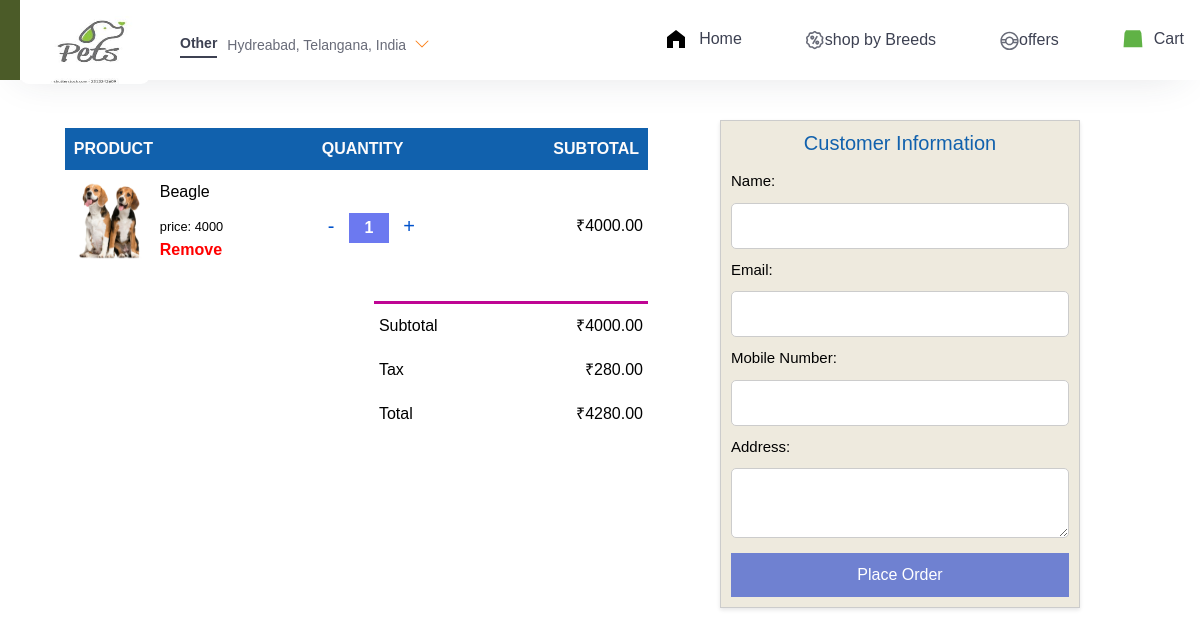
Screenshot of /cart/5 with the database file from the repository.
### bookapp/models.py (models this page shows)
class animalsDB(models.Model):
    animals_image = models.ImageField(upload_to='images', null=True)
    animals_heading = models.CharField(max_length=1000)
    animals_content = models.CharField(max_length=2000)
    animals_price = models.IntegerField(max_length=6)
    animals_isStock = models.BooleanField(default=False)

### bookapp/views.py (the view)
# urls.py: path('cart/<int:id>', views.cart, name='cart'),
def cart(req, id):
    data = animalsDB.objects.get(pk=id)
    return render(req, 'cart.html', {'j':data})

### bookapp/templates/cart.html (shortened to what this page needs)
{% load static %}
<!DOCTYPE html>
<html lang="en">
  <head>
    <link rel="stylesheet" href="https://cdn.jsdelivr.net/npm/bootstrap@4.0.0/dist/css/bootstrap.min.css" />
    <link rel="stylesheet" href="{% static 'css/style.css' %}" />
    <link rel="stylesheet" href="{% static 'css/style1.css' %}" />
    <link rel="stylesheet" href="{% static 'css/animals.css' %}">
  </head>
  <body>
    <header id="cart-section" class="navbar">
      <div class="nav">
        <div class="left">
          <a href="#home" class="logo"><img class="logo_img" src="{% static 'images/logo1.jpeg' %}" alt="" /></a>
          <div class="location-div">
            <span class="other">Other</span>
            <span class="location">Hydreabad, Telangana, India</span>
            <span class="arrow-down">
              <svg xmlns="http://www.w3.org/2000/svg" width="16" height="16" fill="currentColor" class="bi bi-chevron-down" viewBox="0 0 16 16">
                <path fill-rule="evenodd" d="M1.646 4.646a.5.5 0 0 1 .708 0L8 10.293l5.646-5.647a.5.5 0 0 1 .708.708l-6 6a.5.5 0 0 1-.708 0l-6-6a.5.5 0 0 1 0-.708z" />
              </svg>
            </span>
          </div>
        </div>
        <div class="right">
          <ul class="items">
            <li>
              <div class="nav-item">
                <a href="{% url "home" %}">
                  <svg width="24" height="24" viewBox="0 0 24 24">
                    <path d="M3 10v11h6v-7h6v7h6v-11L12,3z">
                  </svg>
                  <span>Home</span>
                </a>
              </div>
            </li>
            <li>
              <div class="nav-item">
                  <span>shop by Breeds</span>
              </div>
            </li>
            <li>
              <div class="nav-item">
                  <span>offers</span>
              </div>
            </li>
            <li>
              <div class="nav-item">
                <a href="">
                  <svg class="_1GTCc _173fq" viewBox="-1 0 37 32" height="20" width="20" fill="#60b246">
                    <path d="M4.438 0l-2.598 5.11-1.84 26.124h34.909l-1.906-26.124-2.597-5.11z"></path>
                  </svg>
                  <span>Cart</span>
                </a>
              </div>
            </li>
          </ul>
        </div>
      </div>
    </header>
    <br><br>
        <div class="all">
          <div class="cart-page">
            <table>
              <tr>
                  <th>PRODUCT</th>
                  <th>QUANTITY</th>
                  <th>SUBTOTAL</th>
              </tr>
              <tr class="cart-row" data-product-id="2" data-price="{{j.animals_price}}">
                  <td>
                      <div class="cart-info">
                          <img src="{{j.animals_image.url}}" />
                          <div>
                              <p class="cart-item-title">{{j.animals_heading}}</p>
                              <small id="price">price: {{j.animals_price}}</small>
                              <br/>
                              <p class="remove" onclick="removeCartItem(event)">Remove</p>
                          </div>
                      </div>
                  </td>
                  <td>
                      <div class="Counter">
                          <span class="down" onclick="decreaseCount(event, this)"><button> - </button></span>
                          <input type="text" class="cart-quantity-input" value="1" onchange="updateCart()">
                          <span class="up" onclick="increaseCount(event, this)"><button> + </button></span>
                      </div>
                  </td>
                  <td class="cart-price" data-subtotal=""></td>
              </tr>
          </table>
          <div class="total-price">
              <table>
                  <tr>
                      <td>Subtotal</td>
                      <td class="cart-total-price">₹0.00</td>
                  </tr>
                  <tr>
                      <td>Tax</td>
                      <td class="cart-tax-amount">₹0.00</td>
                  </tr>
                  <tr>
                      <td>Total</td>
                      <td class="cart-grand-total">₹0.00</td>
                  </tr>
              </table>
            </div>
          </div>
          <section class="customer-info">
              <form onsubmit="display()">
                  <h2>Customer Information</h2>
                  <label for="name">Name:</label>
                  <input type="text" id="name" name="name" required>
                  <label for="email">Email:</label>
                  <input type="email" id="email" name="email" required>
                  <label for="name">Mobile Number:</label>
                  <input type="text" id="name" name="name" required>
                  <label for="address">Address:</label>
                  <textarea id="address" name="address" required></textarea>
                  <button type="submit">Place Order</button>
              </form>
          </section>
        </div>
        <br><br>
  </body>
</html>

### bookapp/static/css/style.css (style rules this page uses)
*, *::after, *::before { box-sizing: inherit; margin: 0; padding: 0; }
html { font-size: 62.5%; box-sizing: border-box; }
body { font-family: sans-serif; font-size: 1.6rem; font-weight: 400; color: #000000; }
a { text-decoration: none; color: inherit; }
li { list-style: none; }
img { height: 100px; width: 150px; }
.navbar a { font-weight: 500; transition: all 0.2s linear; border-bottom: 2px solid transparent; }
.navbar { box-shadow: 0 15px 40px -20px rgba(43, 47, 68, 0.15); position: fixed; top: 0; left: 0; right: 0; height: 80px; background: #4b5b28; z-index: 1000; padding: 0 20px; }
.navbar .nav { max-width: 1200px; min-width: 1200px; position: relative; margin: 0 auto; height: 80px; background: #ffffff; display: flex; justify-content: space-between; }
.navbar .left { display: flex; align-items: center; }
.navbar .left .logo .logo_img { height: 80px; width: 130px; border-radius: 9px; }
.navbar .location-div, .other { position: relative; }
.navbar .location-div { display: flex; align-items: center; margin-left: 30px; max-width: 300px; height: 30px; cursor: pointer; margin-bottom: -1px; padding-right: 10px; font-size: 14px; }
.navbar .right { position: relative; }
.location-div .other { font-weight: 700; color: #3d4152; float: left; padding-bottom: 2px; border-bottom: 2px solid #3d4152; }
.location-div .location { display: block; font-weight: 300; padding-left: 5px; margin-left: 5px; color: #686b78; }
.location-div .arrow-down { position: absolute; right: -6%; top: 50%; transform: translateY(-50%); font-size: 1rem; color: #fc8019; font-weight: 700; }
.right .items { display: flex; align-items: center; }
.right .items li { margin-right: 36px; color: #3d4152; font-size: 16px; font-weight: 500; list-style-type: none; }
.right .items .nav-item { display: flex; align-items: center; padding-left: 28px; position: relative; height: 80px; cursor: pointer; }
.right .items .nav-item a { display: flex; align-items: center; text-decoration: none; color: #3d4152; font-size: 16px; }
.nav-item a span { padding-left: 11px; }
.right .items li:last-child a svg { color: #60b246; }

### bookapp/static/css/style1.css (style rules this page uses)
.all { display: flex; grid-template-columns: 100% 30%; }
.cart-page { margin: 80px auto; flex: 1; }
.cart-page table { margin-left: 10%; width: 90%; border-collapse: collapse; }
.cart-page table th { text-align: left; padding: 9px; color: #fdfbfb; background: #1161ad; }
.cart-page table td { padding: 10px 5px; }
.cart-page table td input { width: 40px; height: 30px; padding: 5px; border: 10px; line-height: 10px; font-size: 10px; text-align: center; background: rgba(11, 33, 230, 0.6); color: #fff; outline: 0; font-size: medium; font-weight: 700; }
.cart-page table td span button { transition: all .2s ease; font-size: 20px; padding: 10px; cursor: pointer; color: #0052cc; border: none; background: transparent; }
.cart-page table td img { width: 80px; height: 80px; margin-right: 10px; }
.cart-page table td .cart-info { display: flex; flex-wrap: wrap; }
.cart-page table td:last-child { text-align: right; }
.cart-page table th:last-child { text-align: right; }
.cart-page .total-price { flex: 3; margin-left: 53%; margin-top: 3%; }
.cart-page .total-price table { border-top: 3px solid #bf0594; width: 90%; max-width: 400px; }
.cart-page .cart-info .remove { cursor: pointer; color: red; font-weight: 600; }
.customer-info { margin: 6%; border: 1px solid #ccc; padding: 10px; margin-right: 10%; width: 30%; background-color: rgba(199, 187, 147, 0.3); box-shadow: 0px 2px 4px rgba(0, 0, 0, 0.1); z-index: 2; }
.customer-info h2 { font-size: 2rem; text-align: center; color: #1161ad; }
.customer-info form { display: flex; flex-direction: column; }
.customer-info label { font-size: 1.5rem; margin-top: 10px; }
.customer-info input[type="text"], .customer-info input[type="email"], .customer-info textarea { padding: 10px; margin-top: 5px; border: 1px solid #ccc; border-radius: 5px; }
.customer-info button { background-color: #6f81d1; color: #fff; border: none; padding: 10px 10px; margin-top: 15px; cursor: pointer; }

### rows the page displays
animalsDB: animals_image (picture), animals_heading "Beagle", animals_price "4000"
